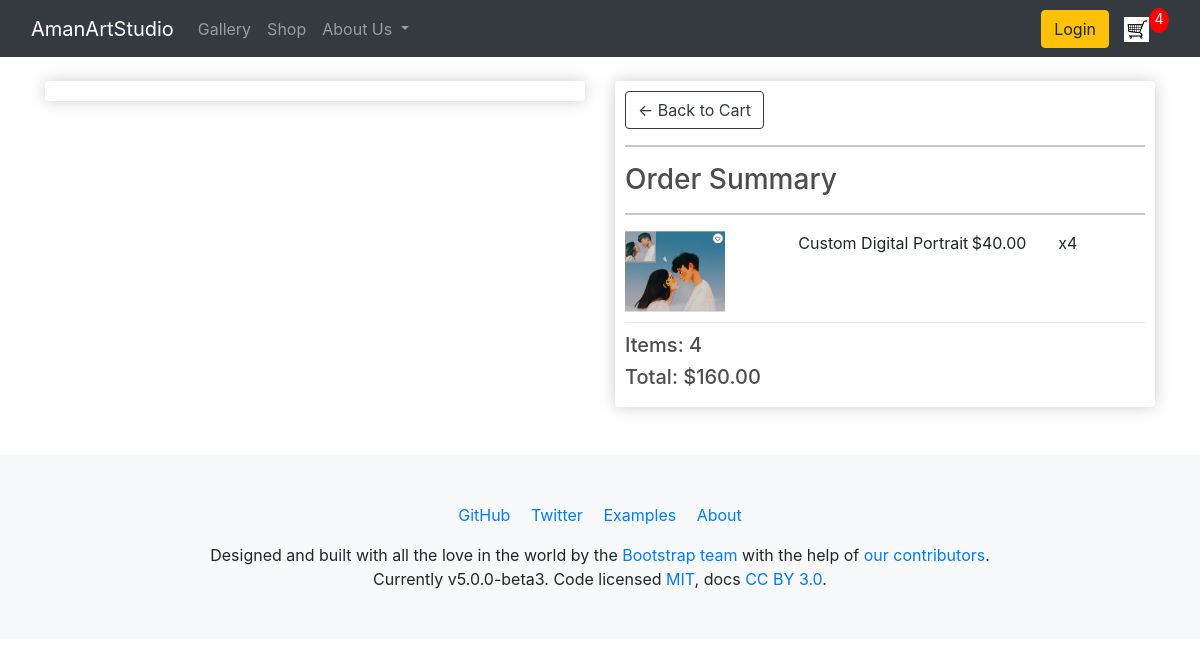
Screenshot of /checkout/ (signed in) with the database file from the repository.
### shop/models.py (models this page shows, shortened)
class OrderItem(models.Model):
	product = models.ForeignKey(Product, on_delete=models.SET_NULL, null=True)
	order = models.ForeignKey(Order, on_delete=models.SET_NULL, null=True)
	quantity = models.IntegerField(default=0, null=True, blank=True)
	date_added = models.DateTimeField(auto_now_add=True)
	@property
	def get_total(self):
		total = self.product.price * self.quantity
		return total

class Product(models.Model):
	name = models.CharField(max_length=200)
	price = models.FloatField()
	digital = models.BooleanField(default=False,null=True, blank=True)
	image = models.ImageField(null=True, blank=True)
	@property
	def imageURL(self):
		try:
			url = self.image.url
		except:
			url = ''
		return url

class Order(models.Model):
	customer = models.ForeignKey(Customer, on_delete=models.SET_NULL, null=True, blank=True)
	date_ordered = models.DateTimeField(auto_now_add=True)
	complete = models.BooleanField(default=False)
	transaction_id = models.CharField(max_length=100, null=True)
	@property
	def shipping(self):
		shipping = False
		orderitems = self.orderitem_set.all()
		for i in orderitems:
			if i.product.digital == False:
				shipping = True
		return shipping
	@property
	def get_cart_total(self):
		orderitems = self.orderitem_set.all()
		total = sum([item.get_total for item in orderitems])
		return total
	@property
	def get_cart_items(self):
		orderitems = self.orderitem_set.all()
		total = sum([item.quantity for item in orderitems])
		return total

### shop/views.py (the view)
# urls.py: path('checkout/',views.checkout, name="checkout"),
def checkout(request):
    data = cartData(request)
    cartItems = data['cartItems']
    order = data['order']
    items = data['items']
    context = {'items':items, 'order':order, 'cartItems':cartItems}
    return render(request, 'shop/checkout.html', context)

### shop/utils.py (called while the page is built)
def cartData(request):
	if request.user.is_authenticated:
		customer = request.user.customer
		order, created = Order.objects.get_or_create(customer=customer, complete=False)
		items = order.orderitem_set.all()
		cartItems = order.get_cart_items
	else:
		cookieData = cookieCart(request)
		cartItems = cookieData['cartItems']
		order = cookieData['order']
		items = cookieData['items']
	return {'cartItems':cartItems ,'order':order, 'items':items}

### shop/templates/shop/checkout.html (shortened to what this page needs)
{% extends 'shop/main.html' %}
{% load static %}
{% block content %}
<div class="row">
	<div class="col-lg-6">
        <div class="box-element hidden" id="payment-info">
        </div>
        <br>
	</div>
	<div class="col-lg-6">
		<div class="box-element">
            <a  class="btn btn-outline-dark" href="{% url 'cart' %}">&#x2190; Back to Cart</a>
            <hr>
            <h3>Order Summary</h3>
            <hr>
            {% for item in items %}
            <div class="cart-row">
                <div style="flex:2"><img class="row-image" src="{{item.product.imageURL}}"></div>
                <div style="flex:2"><p>{{item.product.name}}</p></div>
                <div style="flex:1"><p>${{item.product.price|floatformat:2}}</p></div>
                <div style="flex:1"><p>x{{item.quantity}}</p></div>
            </div>
            {% endfor %}
            <h5>Items:   {{order.get_cart_items}}</h5>
            <h5>Total:   ${{order.get_cart_total|floatformat:2}}</h5>
        </div>
	</div>
</div>
{% endblock content %}

### static/css/main.css (style rules this page uses)
body { background-color: hsl(0, 0%, 98%); }
h1,h2,h3,h4,h5,h6 { color:hsl(0, 0%, 30%); }
.box-element { box-shadow:hsl(0, 0%, 80%) 0 0 16px; background-color: #fff; border-radius: 4px; padding: 10px; }
.col-lg-4, .col-lg-6, .col-lg-8, .col-lg-12 { margin-top: 10px; }
.btn { border-radius: 0; }
.row-image { width: 100px; }
.cart-row { display: flex; align-items: flex-stretch; padding-bottom: 10px; margin-bottom: 10px; border-bottom: 1px solid #ececec; }

### rows the page displays
OrderItem: product.imageURL (picture), product.name "Custom Digital Portrait", product.price "40.00", quantity "4"
Order: get_cart_items "4", get_cart_total "160.00"

### other values shown
{{ cartItems }} "4"
